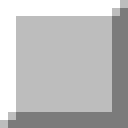
#> input picture notExplored.png, 16 x 16 px, found by its file name (shown 8 times larger); the run also reads 3 pictures not shown here
$ python solver.py
#> lines starting #> are read from the running program, lines starting #| are printed output that depends on the picture
import pyautogui
import time
import sys
import itertools
import copy
from PIL import Image
#---------------------------------------------------------------------------------------
#globals
TILES = {
          '_': Image.open('icons/notExplored.png'),
          0: Image.open('icons/empty.png'),
          1: Image.open('icons/1.png'),
          2: Image.open('icons/2.png'),
          3: Image.open('icons/3.png'),
          4: Image.open('icons/4.png'),
          5: Image.open('icons/5.png'),
          6: Image.open('icons/6.png'),
          7: Image.open('icons/7.png'),
          8: Image.open('icons/8.png'),
          'L': Image.open('icons/lost.png'),
          'M': Image.open('icons/mark.png')
        }
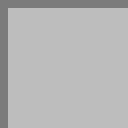
#> input picture empty.png, 16 x 16 px, found by its file name (shown 8 times larger)
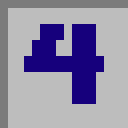
#> input picture 4.png, 16 x 16 px, found by its file name (shown 8 times larger)
#> (the run stopped early here; a loop or call above may not have finished)
